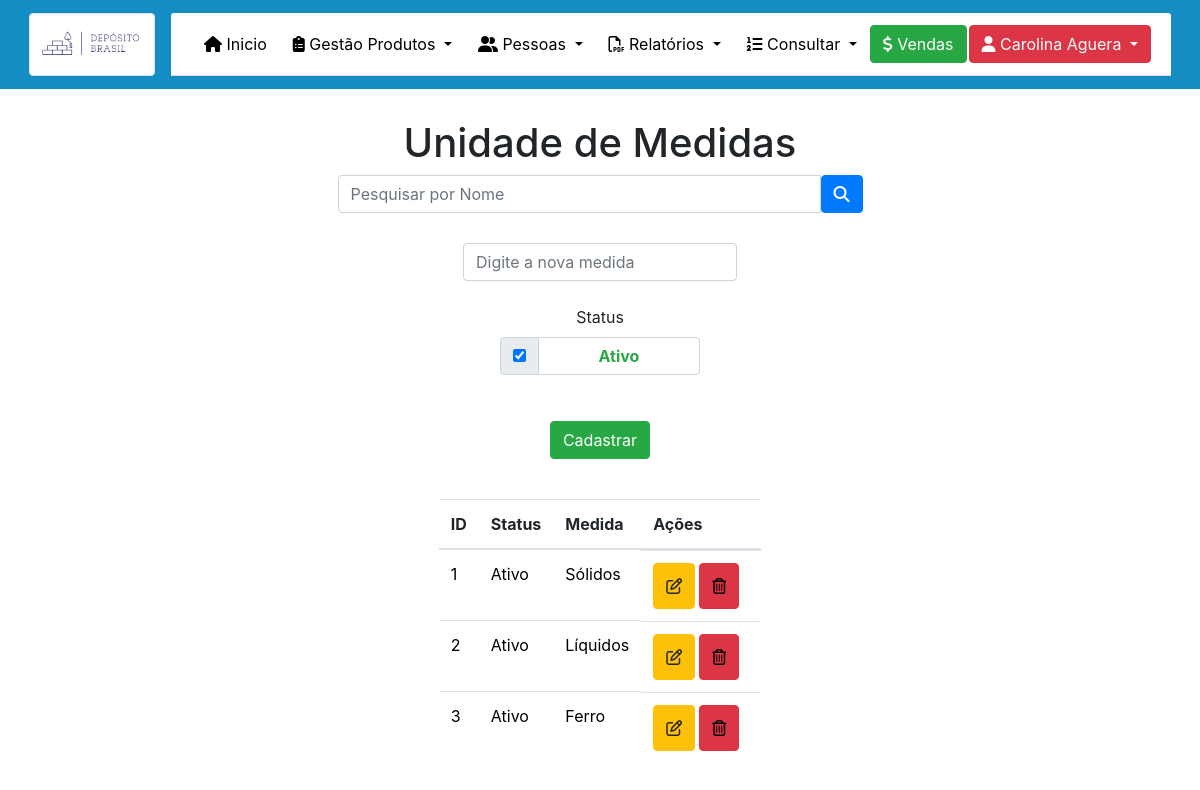
Page /Admin/Medida.php (signed in) on the committed database.
### tables this page shows
CREATE TABLE `categoria` (
  `id` int(11) NOT NULL,
  `status` int(11) NOT NULL,
  `nome` varchar(255) NOT NULL
);

### Admin/Medida.php (the view, shortened to what this page needs)
<!DOCTYPE html>
<html lang="pt-br">
<?php
require_once("../menu.php");
$conexao = mysqli_connect('127.0.0.1', 'root', '', 'tcc');
$where = "";
$sqlPesquisar = "select * from categoria" . $where;
$medidas = mysqli_query($conexao, $sqlPesquisar);
?>
<head>
</head>
<body class="teste">
    <h1 style="text-align: center; margin-top: 30px;">Unidade de Medidas</h1>
    <center class="container">
        <div class="col-sm-6">
            <form action="Medida.php" method="post">
                <div class="input-group ">
                    <input type="text" class="form-control" placeholder="Pesquisar por Nome" name="nomePesquisar">
                    <button class="btn btn-primary" type="submit" name="pesquisar"><i class="fas fa-search"></i></button>
                </div>
            </form>
        </div>
        <form name="form" method="POST" action="Medida.php" class="needs-validation" novalidate>
            <input type="text" class="form-control" name="nome" style="width: auto; margin-top: 30px;" placeholder="Digite a nova medida" required>
            <br>
            <div class="form-group "><label class="control-label" style="width: 200px !important;" for="status">Status</label>
                <div class="input-group" style="width: 200px !important;">
                    <div class="input-group-prepend">
                        <div class="input-group-text">
                            <input type="checkbox" name="status" value="1" id="status" onclick="teste1(this);" checked>
                        </div>
                    </div>
                    <div class="form-control"><strong class="text-success" id="statuscadastrar">Ativo</strong></div>
                </div>
            </div>
            <button type="submit" class="btn btn-success" style="margin-top: 30px;" name="salvar">Cadastrar</button>
        </form>
        <div class="table-responsive">
            <table class="table table-hover" style="margin-top: 40px; width: auto;">
                <thead>
                    <tr>
                        <th scope="col">ID</th>
                        <th scope="col">Status</th>
                        <th scope="col">Medida</th>
                        <th scope="col">Ações</th>
                    </tr>
                </thead>
                <tbody style="color: black;">
                    <?php
                    while ($data = mysqli_fetch_array($medidas)) {
                        if ($data['status'] == 1) {
                            $statusProduto = 'Ativo';
                        } else {
                            $statusProduto = 'Inativo';
                        } ?>
                    <tr>
                        <td><?= $data['id']  ?></td>
                        <td><?= $statusProduto  ?></td>
                        <td><?= $data['nome']  ?></td>
                        <td class="actions d-flex" style="width: 120px;">
                            <center>
                                <form action="Medida.php" name="form" method="post" class="needs-validation" novalidate>
                                    <button class="btn btn-warning btn-xs" type="button" style="margin-right: 4px; height: 46px; width: auto; " data-toggle="modal" data-target="#modalExemplo<?= $data['id'] ?>"><i class="far fa-edit"></i></button>
                                </form>
                            </center>
                            <button class="btn btn-danger btn-xs" style="height: 46px; width: auto; " type="button" data-toggle="modal" data-target="#ExemploModalCentralizado<?= $data['id'] ?>"><i class="far fa-trash-alt" style="color: black;"></i></button>
                        </td>
                    </tr>
                    <?php  }    ?>
                </tbody>
            </table>
        </div>
    </center>
</body>
</html>

### Admin/Medida.php (style rules this page uses)
.teste { background-image: url("../img/textura2.jpg"); }

### rows in the picture
categoria: id "1", status "Ativo", nome "Sólidos"
categoria: id "2", status "Ativo", nome "Líquidos"
categoria: id "3", status "Ativo", nome "Ferro"

### other values in the picture
$_SESSION['nome_completo'] "Carolina Aguera"
